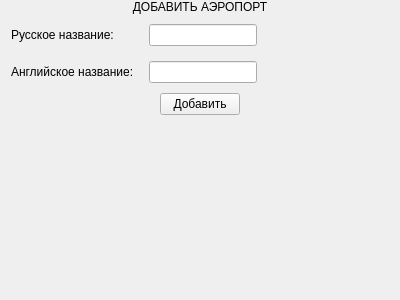
<?xml version="1.0" encoding="UTF-8"?>
<ui version="4.0">
 <class>AirportAddPage</class>
 <widget class="QWidget" name="AirportAddPage">
  <property name="geometry">
   <rect>
    <x>0</x>
    <y>0</y>
    <width>400</width>
    <height>300</height>
   </rect>
  </property>
  <property name="windowTitle">
   <string>Form</string>
  </property>
  <layout class="QGridLayout" name="gridLayout_2" rowstretch="0,0,1">
   <property name="topMargin">
    <number>0</number>
   </property>
   <property name="bottomMargin">
    <number>0</number>
   </property>
   <property name="verticalSpacing">
    <number>10</number>
   </property>
   <item row="1" column="0">
    <layout class="QGridLayout" name="gridLayout_3" rowstretch="0,0,1" columnstretch="0,0,1">
     <property name="spacing">
      <number>15</number>
     </property>
     <item row="1" column="0">
      <widget class="QLabel" name="EnName_lbl">
       <property name="text">
        <string>Английское название:</string>
       </property>
      </widget>
     </item>
     <item row="1" column="1">
      <widget class="QLineEdit" name="enName_inp">
       <property name="maxLength">
        <number>3</number>
       </property>
      </widget>
     </item>
     <item row="0" column="0">
      <widget class="QLabel" name="RuName_lbl">
       <property name="text">
        <string>Русское название:</string>
       </property>
      </widget>
     </item>
     <item row="0" column="1">
      <widget class="QLineEdit" name="ruName_inp">
       <property name="maxLength">
        <number>3</number>
       </property>
      </widget>
     </item>
     <item row="1" column="2">
      <widget class="QWidget" name="Z2" native="true">
       <property name="minimumSize">
        <size>
         <width>0</width>
         <height>0</height>
        </size>
       </property>
      </widget>
     </item>
    </layout>
   </item>
   <item row="2" column="0">
    <layout class="QHBoxLayout" name="horizontalLayout" stretch="1,0,1">
     <item>
      <widget class="QWidget" name="Z5" native="true"/>
     </item>
     <item alignment="Qt::AlignTop">
      <widget class="QPushButton" name="add_btn">
       <property name="text">
        <string>Добавить</string>
       </property>
      </widget>
     </item>
     <item>
      <widget class="QWidget" name="Z4" native="true"/>
     </item>
    </layout>
   </item>
   <item row="0" column="0">
    <widget class="QLabel" name="mainInfo_lbl">
     <property name="text">
      <string>ДОБАВИТЬ АЭРОПОРТ</string>
     </property>
     <property name="alignment">
      <set>Qt::AlignCenter</set>
     </property>
    </widget>
   </item>
  </layout>
 </widget>
 <tabstops>
  <tabstop>ruName_inp</tabstop>
  <tabstop>enName_inp</tabstop>
  <tabstop>add_btn</tabstop>
 </tabstops>
 <resources/>
 <connections/>
</ui>
